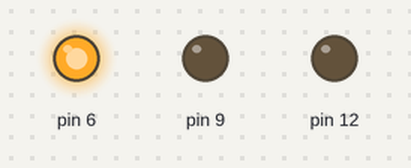
The sketch below on a simulated Arduino Uno, built with avr-gcc and run on an emulated ATmega328P. Shown: output pins drawn as LEDs (lit = HIGH).

Above: at 0.1 s.
At 5.1 s:
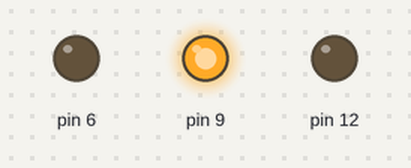
At 8.1 s:
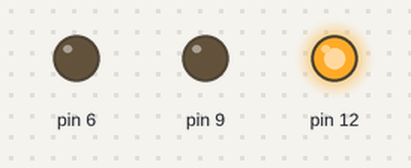
At 18.1 s:
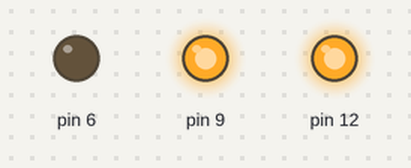
At 39.1 s:
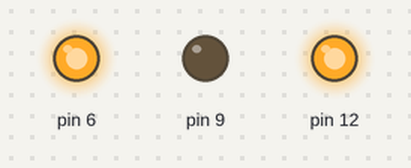
Timing chart, 0 to 40.0 s (numbered marks = the images above):
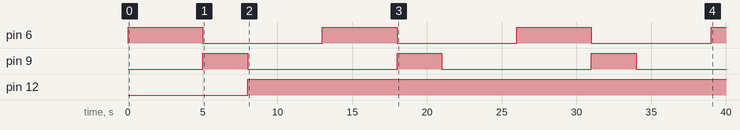

The sketch:

ex2.ino
```cpp
void setup() {
  // put your setup code here, to run once:
 pinMode(9, OUTPUT);
 pinMode(12, OUTPUT);
 pinMode(6, OUTPUT);
}

void loop() {
  // put your main code here, to run repeatedly:
 digitalWrite(6, HIGH);
 delay(5000);
 digitalWrite(6, LOW);
 digitalWrite(9, HIGH);
 delay(3000);
 digitalWrite(9, LOW);
 digitalWrite(12, HIGH);
 delay(5000);
}
```

Measured:
- by itself, pin 6: alternates HIGH for 5.0 s and LOW for 8.0 s
- by itself, pin 9: alternates HIGH for 3.0 s and LOW for 10.0 s
- by itself, pin 12: LOW → HIGH at 8.0 s
